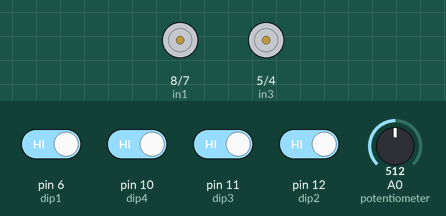
Simulated run of this sketch. Board: Arduino Uno, built with avr-gcc and run on an emulated ATmega328P. Shown: motor-driver pin pairs drawn as motors (green arrow = first pin HIGH = forward, orange = second pin HIGH = backward, longer = more drive, scaled by the enable pin). The inputs (shaded band) are chosen by the test bench; at power-on: pin 6 (dip1), pin 10 (dip4), pin 11 (dip3), pin 12 (dip2) HIGH, A0 (potentiometer) = 512.

Above: at 1.2 s.
1.3 s: pin 6 (dip1) driven LOW
At 2.2 s:
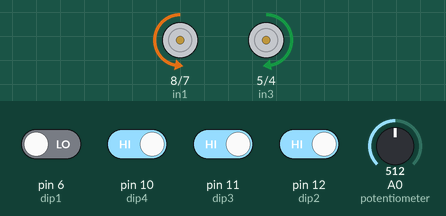
2.8 s: A0 (potentiometer) set to 306
At 3.3 s:
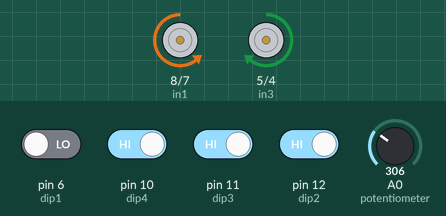
4.3 s: A0 (potentiometer) set to 122
At 5.5 s:
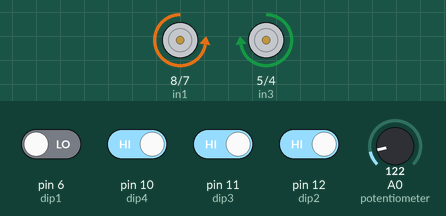
5.8 s: pin 6 (dip1) driven HIGH
At 6.8 s:
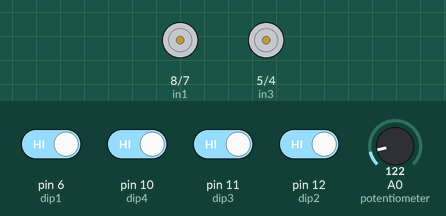
7.3 s: pin 10 (dip4) driven LOW
At 7.9 s:
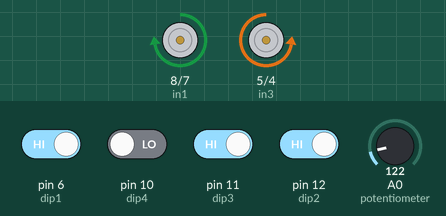
8.8 s: A0 (potentiometer) set to 511
At 9.1 s:
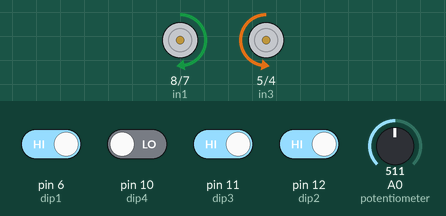
Timing chart, 0 to 11.3 s (numbered marks = the images above; inputs shaded):
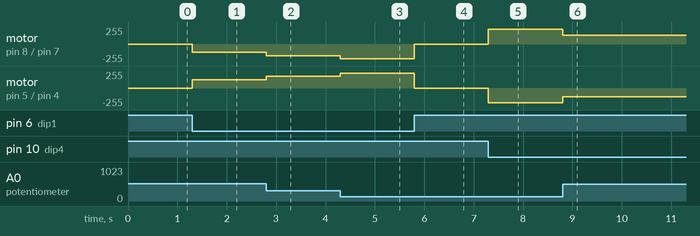

The sketch:

R3-Software_Training1.ino
```cpp
// Variables for motor1 - assumes motor 1 is for the left wheel
const int speed1 = 9; // Pin to control speed
const int in1 = 8; // Pin to control direction
const int in2 = 7;// Pin to control direction
// Variables for motor2 - assumes motor 2 is for the right wheel
const int speed2 = 3; // Pin to control speed
const int in3 = 5; // Pin to control direction
const int in4 = 4; // Pin to control direction
// Variables for the potentiometer
const int potentiometer = A0;
int motorPWM = 0;
// Variables for the dip switch
const int dip1 = 6; //When activated turns the car left
const int dip2 = 12; //When activated moves the car forwards
const int dip3 = 11; // When activated moves the car backwards
const int dip4 = 10; // When activated turns the car right

void setup()
{
	// Initializes the serial port
	Serial.begin(9600);
  	// Sets up all the control pins motor1
  	pinMode(speed1, OUTPUT);
    pinMode(in1, OUTPUT);
    pinMode(in2, OUTPUT);
    // Sets up all the control pins motor2
    pinMode(speed2, OUTPUT);
    pinMode(in3, OUTPUT);
    pinMode(in4, OUTPUT);
  	// Sets up all the pins for the dip switch
  	pinMode(dip1, INPUT_PULLUP);
  	pinMode(dip2, INPUT_PULLUP);
  	pinMode(dip3, INPUT_PULLUP);
  	pinMode(dip4, INPUT_PULLUP);

  	// Ensures the motor is stopped in the initial state
  	stopMotor();


}

void loop()
{
  	// Reads the value from the potentiometer
  	int pot = analogRead(potentiometer);
  	motorPWM = map(pot,1023,0,1,255);
  	// Reads the values from the dip switch
  	int dip1State = digitalRead(dip1);
  	int dip2State = digitalRead(dip2);
  	int dip3State = digitalRead(dip3);
  	int dip4State = digitalRead(dip4);
  	// The dip switch determines whether the rover turns left (dip1), forwards (dip2), backwards (dip3) and turns right (dip4)
  	// Because of the way I structured the if statement the dip switch farthest to the left will take precedence over the others
  	// (i.e if both dip1 and dip4 are active the car will turn left even if dip4 was activated later).
  	if (dip1State ==1 && dip2State ==1 && dip3State ==1 && dip4State ==1){
		stopMotor();
    } else if(dip1State == 0){
		turnLeft(motorPWM);
    }else if(dip4State ==0){
    	turnRight(motorPWM);
    }else if(dip2State == 0) {
    	moveForward(motorPWM);
    } else if(dip3State ==0){
    	moveBackward(motorPWM);
    }
}

// FUNCTIONS TO MOVE THE ROVER
void moveForward(int motorPWM)
{
  	// Sets motors to a speed based on the potentiometer value
  	analogWrite(speed1, motorPWM);
  	analogWrite(speed2, motorPWM);

  	//Moves motors 1 and 2 forwards
  	digitalWrite(in1, HIGH);
  	digitalWrite(in2, LOW);
  	digitalWrite(in3, HIGH);
  	digitalWrite(in4, LOW);
}

void moveBackward(int motorPWM)
{
  	// Sets motors to a speed based on the potentiometer value
  	analogWrite(speed1, motorPWM);
  	analogWrite(speed2, motorPWM);

  	//Turn on motors 1 and 2 backwards
  	digitalWrite(in1, LOW);
  	digitalWrite(in2, HIGH);
  	digitalWrite(in3, LOW);
  	digitalWrite(in4, HIGH);
}

void stopMotor()
{
	// Turns off motors
  	digitalWrite(in1, LOW);
  	digitalWrite(in2, LOW);
  	digitalWrite(in3, LOW);
  	digitalWrite(in4, LOW);
}

void turnLeft(int motorPWM)
{
  	// Sets motor speed based on the potentiometer value
  	analogWrite(speed1, motorPWM);
  	analogWrite(speed2, motorPWM);
  	//To turn left we want the right wheels moving forward and the left wheels moving backwards at the same speed
  	// Motor 2 (right wheel) - moving forward
  	digitalWrite(in3, HIGH);
  	digitalWrite(in4, LOW);
  	// Motor 1 (left wheel) - moving backwards
  	digitalWrite(in1, LOW);
  	digitalWrite(in2, HIGH);

}

void turnRight(int motorPWM)
{
  	// Sets motor speed based on the potentiometer value
  	analogWrite(speed1, motorPWM);
  	analogWrite(speed2, motorPWM);
  	//To turn right we want the left wheels moving forward and the right wheels moving backwards at the same speed
  	// Motor 2 (right wheel) - moving backwards
  	digitalWrite(in3, LOW);
  	digitalWrite(in4, HIGH);
  	// Motor 1 (left wheel) - moving forwards
  	digitalWrite(in1, HIGH);
  	digitalWrite(in2, LOW);
}
```

Measured:
- after the input at 1.3 s, motor on pin 8 (in1) / pin 7 (in2): stopped → backward 127/255 at once; motor on pin 5 (in3) / pin 4 (in4): stopped → forward 127/255 at once
- after the input at 2.8 s, motor on pin 8 (in1) / pin 7 (in2): backward 127/255 → backward 179/255 at once; motor on pin 5 (in3) / pin 4 (in4): forward 127/255 → forward 179/255 at once
- after the input at 4.3 s, motor on pin 8 (in1) / pin 7 (in2): backward 179/255 → backward 224/255 at once; motor on pin 5 (in3) / pin 4 (in4): forward 179/255 → forward 224/255 at once
- after the input at 5.8 s, motor on pin 8 (in1) / pin 7 (in2): backward 224/255 → stopped at once; motor on pin 5 (in3) / pin 4 (in4): forward 224/255 → stopped at once
- after the input at 7.3 s, motor on pin 8 (in1) / pin 7 (in2): stopped → forward 224/255 at once; motor on pin 5 (in3) / pin 4 (in4): stopped → backward 224/255 at once
- after the input at 8.8 s, motor on pin 8 (in1) / pin 7 (in2): forward 224/255 → forward 128/255 at once; motor on pin 5 (in3) / pin 4 (in4): backward 224/255 → backward 128/255 at once
